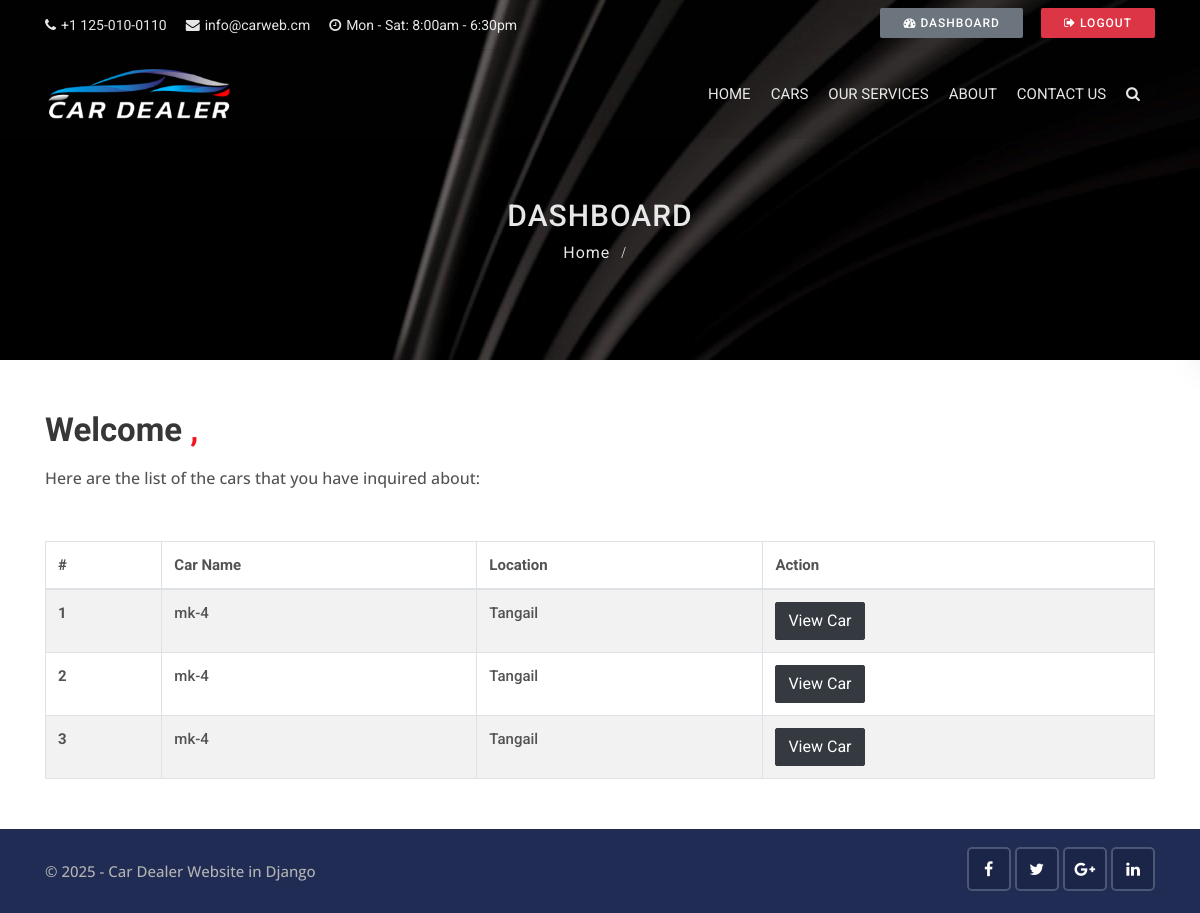
/accounts/dashboard (signed in), run on the app's committed database.
### contacts/models.py (models this page shows, shortened)
class Contact(models.Model):
    first_name = models.CharField(max_length=100)
    last_name = models.CharField(max_length=100)
    car_id = models.IntegerField()
    customer_need = models.CharField(max_length=100)
    car_title = models.CharField(max_length=100)
    city = models.CharField(max_length=100)
    state = models.CharField(max_length=100)
    email = models.EmailField(max_length=100)
    phone = models.CharField(max_length=100)
    message = models.TextField(blank=True)
    user_id = models.IntegerField(blank=True)
    create_date = models.DateTimeField(blank=True, default=datetime.now)

### accounts/views.py (the view)
# urls.py: path('dashboard', views.dashboard, name='dashboard'),
def dashboard(request):
    user_inquiry = Contact.objects.order_by('-create_date').filter(user_id = request.user.id)
    data = {
        'inquiries': user_inquiry,
    }
    return render(request, 'accounts/dashboard.html',data)

### templates/accounts/dashboard.html (shortened to what this page needs)
{% extends 'base.html' %}
{% block content %}
<div class="sub-banner overview-bgi">
    <div class="container breadcrumb-area">
        <div class="breadcrumb-areas">
            <h1>Dashboard</h1>
            <ul class="breadcrumbs">
                <li><a href="{% url 'home' %}">Home</a></li>
                <li class="active">{{user.first_name}}</li>
            </ul>
        </div>
    </div>
</div>
<div class="container mt-50 mb-50">
	<div class="main-title" style="text-align:left !important;">
            <h1>Welcome <span>{{user.first_name}} {{user.last_name}},</span></h1>
            <p>Here are the list of the cars that you have inquired about:</p>
        </div>
        {% if inquiries %}
            <table class="table table-hover table-bordered table-striped">
              <thead>
              <tr>
                <th scope="col">#</th>
                <th scope="col">Car Name</th>
                <th scope="col">Location</th>
                <th scope="col">Action</th>
              </tr>
              </thead>
              <tbody>
              {% for inquiry in inquiries %}
                <tr>
                  <th scope="row">{{ forloop.counter }}</th>
                  <td>{{inquiry.car_title}}</td>
                  <td>{{inquiry.city}}</td>
                  <td><a href="{% url 'car_detail' inquiry.car_id %}" class="btn btn-dark">View Car</a></td>
                </tr>
              {% endfor %}
              </tbody>
            </table>
        {% else %}
        <div class="alert alert-primary" role="alert">
          <h4>You have no inquiries!!</h4>
        </div>
        {% endif %}
</div>
{% endblock %}

### Cardealerweb/static/css/skins/red.css (style rules this page uses)
.main-title h1 span { color:#f0151f; }

### data on the page
Contact: car_title "mk-4", city "Tangail"
Contact: car_title "mk-4", city "Tangail"
Contact: car_title "mk-4", city "Tangail"
